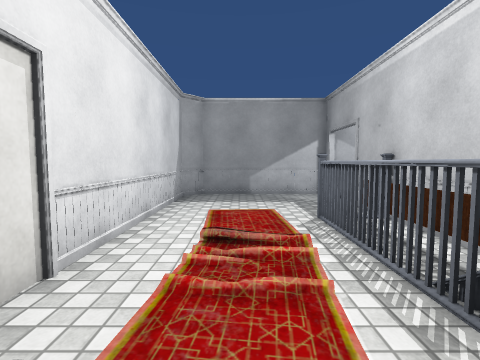
view 1 (above)

12 first-person views from a walk through a 3-D level made in the Unity game engine. The camera is 1.3 m above the floor, tilts 4° down and sees 85° across. The floor is counted in squares, 1 m on a side. Each view is taken from the middle of a square. On the plan, view 1 faces up. The plan holds only what a view shows up to about 13 squares ahead; the rest is blank. The place goes on beyond the plan. The player character is not drawn. Some animated figures are left out. Some surface patterns are stand-ins.

view 2
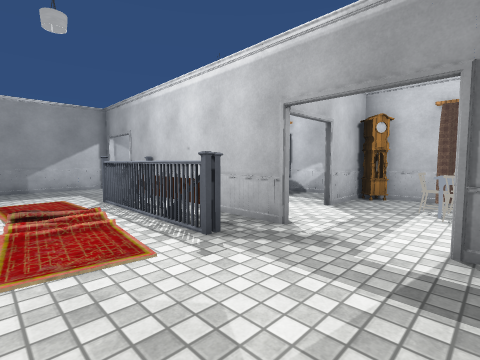

view 3
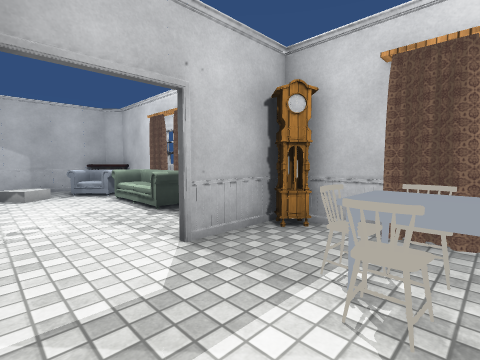

view 4
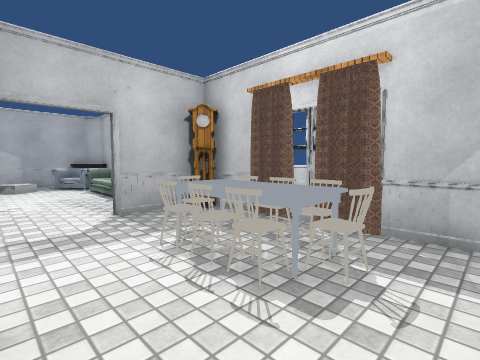

view 5
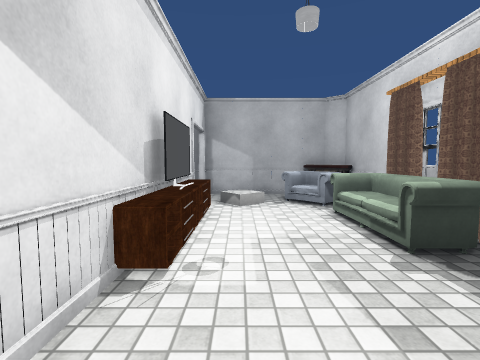

view 6
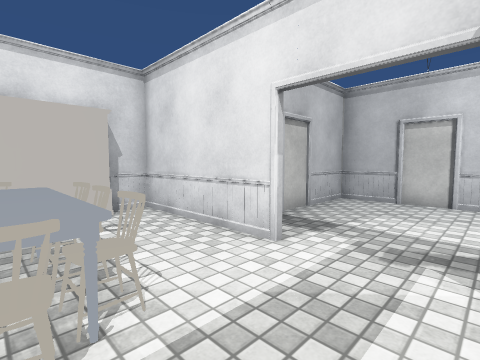

view 7
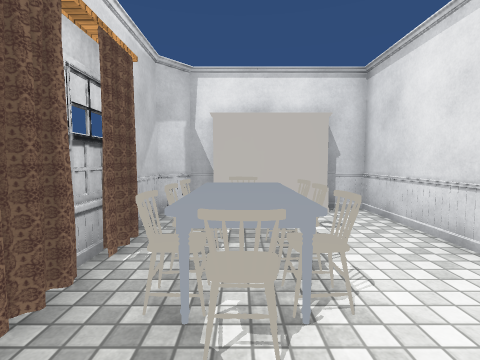

view 8
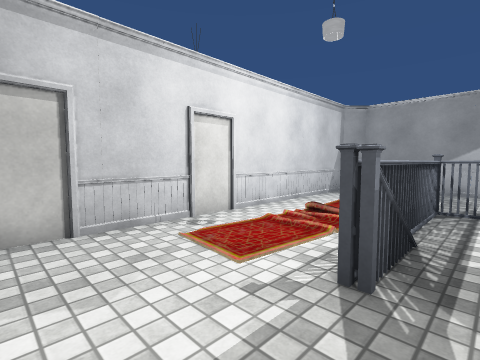

view 9
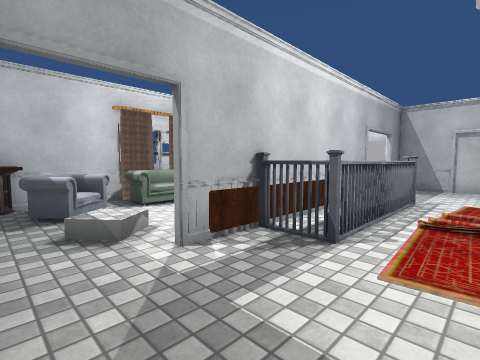

view 10
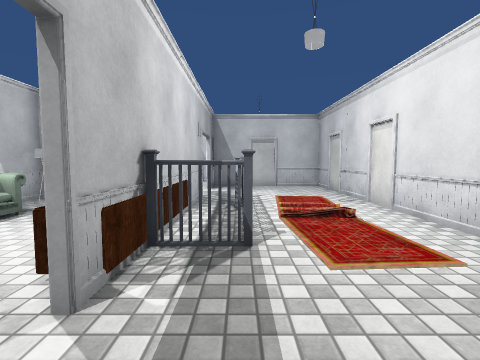

view 11
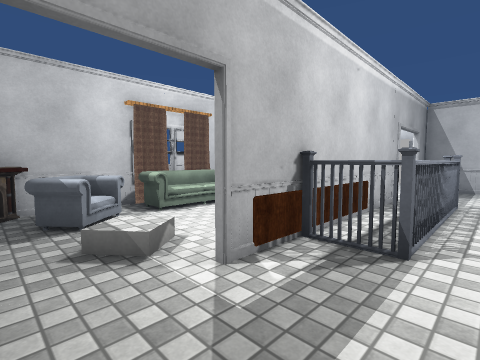

view 12
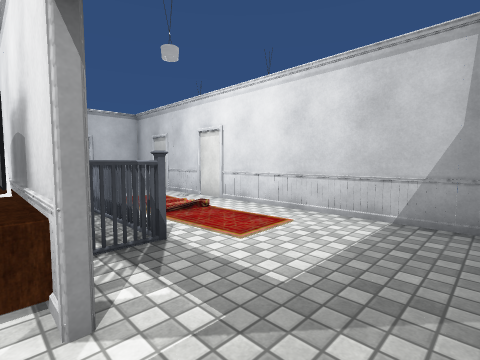

### Floor plan
Key: @ floor where view 1 was taken; # wall or solid block; . floor; / step, stairs or slope; v drop or lower ground; O other object.
Columns run from 2 left of view 1 to 9 right of it. Each row starts with its distance up from view 1.
 11  #########OO
 10 #.........OO
  9 #........Ovv
  8 #......O..O#
  7 #.....O..OO#
  6 #...##O..OOO
  5 #...#.O...O#
  4 #.//#.O..OO#
  3 #...#.O....#
  2 #...#.#....#
  1 #...#.#..#O#
  0 #.@.......OO
 -1 #..........#
 -2 #.......OOO#
 -3 #....#..OOO#
 -4 ######..OOO#
 -5      #...O.#
 -6      #.....#
 -7      #######

Positions as (right, up) in squares from view 1, and headings:
1: (0, 0), facing up
2: (-1, -3), facing up-right
3: (4, -3), facing up-right
4: (4, -6), facing up-right
5: (5, 0), facing up
6: (7, 0), facing down-left
7: (7, 0), facing down
8: (3, -2), facing up-left
9: (0, 10), facing down-right
10: (2, 10), facing down
11: (1, 10), facing down-right
12: (4, 10), facing down-left
